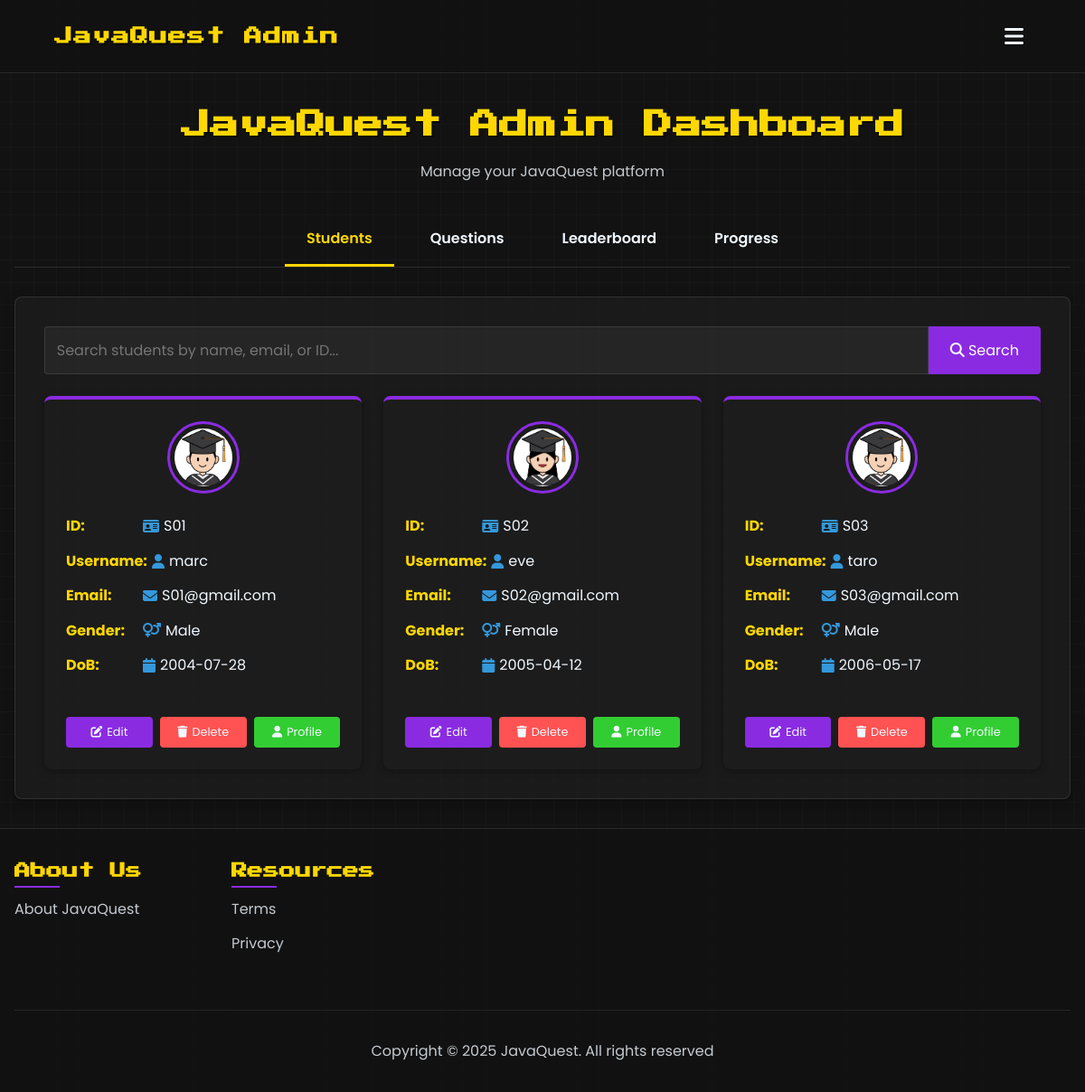
The page /admin/admin.php (signed in) on the database its author committed.
### tables this page shows
CREATE TABLE IF NOT EXISTS `student` (
  `student_id` varchar(50) NOT NULL,
  `username` varchar(50) NOT NULL,
  `password` varchar(255) NOT NULL,
  `email` varchar(100) NOT NULL,
  `dob` date NOT NULL,
  `admin_id` varchar(50) NOT NULL,
  `gender` varchar(50) NOT NULL,
  PRIMARY KEY (`student_id`) USING BTREE,
  UNIQUE KEY `username` (`username`,`email`),
  KEY `admin_id` (`admin_id`)
);

### admin/admin.php (the view, shortened to what this page needs)
<?php
include("../conn/conn.php");
$students_query = "SELECT * FROM STUDENT";
$students_result = mysqli_query($conn, $students_query);
?>
<!DOCTYPE html>
<html lang="en">
<head>
    <link rel="stylesheet" href="https://cdnjs.cloudflare.com/ajax/libs/font-awesome/6.4.0/css/all.min.css">
    <link rel="stylesheet" href="../css/admin.css">
</head>
<body>
<header>
    <div class="logo-nav">
        <a href="../admin/admin.php" class="logo">JavaQuest Admin</a>
    </div>
    <button class="menu-btn" id="menuBtn">
        <i class="fas fa-bars"></i>
    </button>
</header>
<section class="main-container">
    <div class="dashboard-header">
        <h1>JavaQuest Admin Dashboard</h1>
        <p class="dashboard-subtitle">Manage your JavaQuest platform</p>
    </div>
    <div class="tab-container">
        <div class="tab active" data-tab="students">Students</div>
        <div class="tab" data-tab="questions">Questions</div>
        <div class="tab" data-tab="leaderboard">Leaderboard</div>
        <div class="tab" data-tab="progress">Progress</div>
    </div>
    <div class="content-container">
        <div class="tab-content active" id="students">
            <div class="search-container">
                <input type="text" id="studentSearchInput" class="search-bar" placeholder="Search students by name, email, or ID...">
                <button class="search-button"><i class="fas fa-search"></i> Search</button>
            </div>
            <div class="card-grid">
                <?php
                if (mysqli_num_rows($students_result) > 0) {
                    while ($student = mysqli_fetch_assoc($students_result)) {
                        $gender = strtolower($student['gender']);
                ?>
                    <div class="card student-card">
                        <div class="gender-avatar">
                            <?php
                            if ($gender === 'male') {
                                echo '<img src="../image/male.png" alt="Male Avatar">';
                            } elseif ($gender === 'female') {
                                echo '<img src="../image/female.png" alt="Female Avatar">';
                            } else {
                                echo '<img src="../image/default.png" alt="Default Avatar">';
                            }
                            ?>
                        </div>
                        <div class="card-info">
                            <p><strong>ID:</strong> <i class="fas fa-id-card" style="color: #3498db; margin-right: 5px;"></i><?php echo htmlspecialchars($student['student_id']); ?></p>
                            <p><strong>Username:</strong> <i class="fas fa-user" style="color: #3498db; margin-right: 5px;"></i><?php echo htmlspecialchars($student['username']); ?></p>
                            <p><strong>Email:</strong> <i class="fas fa-envelope" style="color: #3498db; margin-right: 5px;"></i><?php echo htmlspecialchars($student['email']); ?></p>
                            <p><strong>Gender:</strong> <i class="fas fa-venus-mars" style="color: #3498db; margin-right: 5px;"></i><?php echo htmlspecialchars($student['gender']); ?></p>
                            <p><strong>DoB:</strong> <i class="fas fa-calendar" style="color: #3498db; margin-right: 5px;"></i><?php echo htmlspecialchars($student['dob']); ?></p>
                        </div>
                        <div class="card-buttons">
                            <a href="admin-edit.php?type=student&id=<?php echo urlencode($student['student_id']); ?>" class="action-btn small edit-btn">
                                <i class="fas fa-edit"></i> Edit
                            </a>
                            <a href="admin-delete.php?type=student&id=<?php echo urlencode($student['student_id']); ?>" class="action-btn small delete-btn" onclick="return confirm('Are you sure you want to delete this student? This action cannot be undone.')">
                                <i class="fas fa-trash"></i> Delete
                            </a>
                            <a href="student-detail.php?id=<?php echo urlencode($student['student_id']); ?>" class="action-btn small view-btn">
                                <i class="fas fa-user"></i> Profile
                            </a>
                        </div>
                    </div>
                <?php
                    }
                } else {
                    echo "<p style='text-align: center;'>No students found. Add students to get started.</p>";
                }
                ?>
            </div>
        </div>
    </div>
</section>
<footer>
    <div class="footer-container">
        <div class="footer-section">
            <h3>About Us</h3>
            <ul>
                <li><a href="../about-us/about-us.php">About JavaQuest</a></li>
            </ul>
        </div>
        <div class="footer-section">
            <h3>Resources</h3>
            <ul>
                <li><a href="../term-privacy/term-privacy.php">Terms</a></li>
                <li><a href="../term-privacy/term-privacy.php">Privacy</a></li>
            </ul>
        </div>
        <div class="footer-copyright">
            <p>Copyright &copy; 2025 JavaQuest. All rights reserved</p>
        </div>
    </div>
</footer>
</body>
</html>

### rows shown on the page
student: student_id "S01", username "marc", email "S01@gmail.com", gender "Male", dob "2004-07-28"
student: student_id "S02", username "eve", email "S02@gmail.com", gender "Female", dob "2005-04-12"
student: student_id "S03", username "taro", email "S03@gmail.com", gender "Male", dob "2006-05-17"
